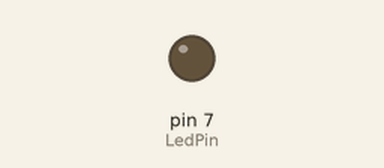
Bench run of a sketch on a simulated Arduino Uno, built with avr-gcc and run on an emulated ATmega328P. Parts: output pins drawn as LEDs (lit = HIGH).

Above: at 0.75 s.
At 3.7 s:
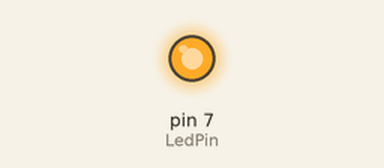
Timing chart, 0 to 5.9 s (numbered marks = the images above):
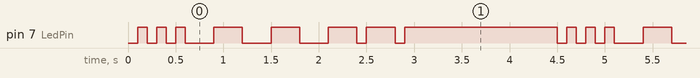

The sketch:

encenderyapagar.ino
```cpp
int dot = 100;
int dash = 300;
int LedPin = 7;
int finalDelay=1500;

void setup()
{
  pinMode(LedPin, OUTPUT);
}

void loop()
{
  digitalWrite(LedPin, LOW);
  delay(dot);
  digitalWrite(LedPin, HIGH);
  delay(dot);
   digitalWrite(LedPin, LOW);
  delay(dot);
  digitalWrite(LedPin, HIGH);
  delay(dot);
   digitalWrite(LedPin, LOW);
  delay(dot);
  digitalWrite(LedPin, HIGH);
  delay(dot);


 digitalWrite(LedPin, LOW);
  delay(dash);
  digitalWrite(LedPin, HIGH);
  delay(dash);

 digitalWrite(LedPin, LOW);
  delay(dash);
  digitalWrite(LedPin, HIGH);
   delay(dash);
 digitalWrite(LedPin, LOW);
  delay(dash);
  digitalWrite(LedPin, HIGH);
   delay(dash);
  digitalWrite(LedPin, LOW);
  delay(dot);
  digitalWrite(LedPin, HIGH);
  delay(dot);
   digitalWrite(8, LOW);
  delay(dot);
  digitalWrite(LedPin, HIGH);
  delay(dot);
   digitalWrite(LedPin, LOW);
  delay(dot);
  digitalWrite(LedPin, HIGH);
  delay(dot);

delay(finalDelay);
}
```

Measured:
- by itself, pin 7 (LedPin): repeats every 4.5 s: 2 × (LOW 0.10 s, HIGH 0.10 s), 3 × (LOW 0.30 s, HIGH 0.30 s), LOW 0.10 s, HIGH 0.30 s, LOW 0.10 s, HIGH 1.6 s, LOW 0.10 s, HIGH 0.10 s
- by itself, everything shown: repeats every 4.5 s, in 16 steps
